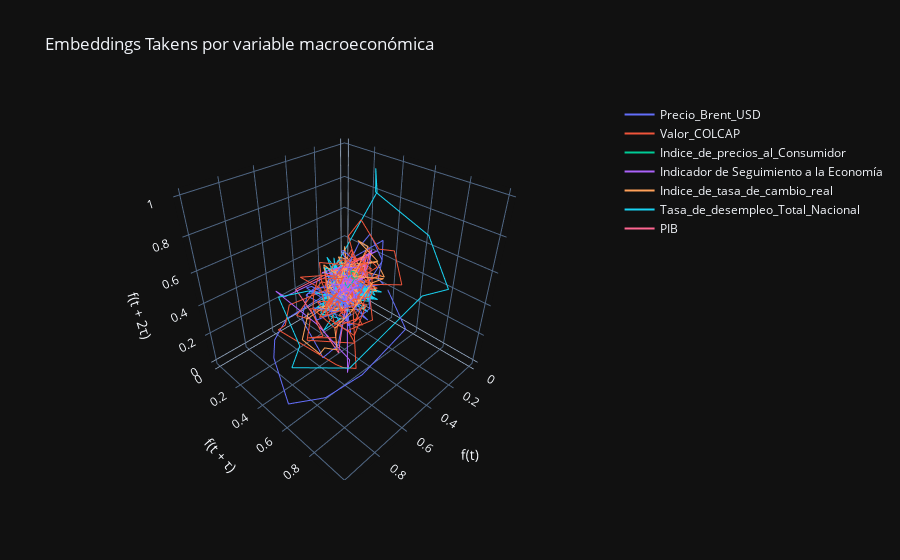

Notebook code cell kept with this figure:
### Code cell
# Código generado por IA, pendiente de Revisar
import plotly.graph_objects as go

fig = go.Figure()

for i, col in enumerate(data_norm.columns):
    emb = X_emb[i]
    fig.add_trace(go.Scatter3d(
        x=emb[:, 0],
        y=emb[:, 1],
        z=emb[:, 2],
        mode='lines',
        name=col
    ))

fig.update_layout(
    title='Embeddings Takens por variable macroeconómica',
    scene=dict(
        xaxis_title='f(t)',
        yaxis_title='f(t + τ)',
        zaxis_title='f(t + 2τ)'
    ),
    template='plotly_dark'
)
fig.show()

### Figure 1 — Plotly figure (JSON) as saved in the notebook; plotly's stock layout.template omitted (floating-point values rounded to 4 significant figures; data arrays with more than 128 entries replaced by an {"elided": "..."} marker saying what was removed)
{"data": [{"mode": "lines", "name": "Precio_Brent_USD", "type": "scatter3d", "x": {"elided": "198 float values"}, "y": {"elided": "198 float values"}, "z": {"elided": "198 float values"}}, {"mode": "lines", "name": "Valor_COLCAP", "type": "scatter3d", "x": {"elided": "198 float values"}, "y": {"elided": "198 float values"}, "z": {"elided": "198 float values"}}, {"mode": "lines", "name": "Indice_de_precios_al_Consumidor", "type": "scatter3d", "x": {"elided": "198 float values"}, "y": {"elided": "198 float values"}, "z": {"elided": "198 float values"}}, {"mode": "lines", "name": "Indicador de Seguimiento a la Economía", "type": "scatter3d", "x": {"elided": "198 float values"}, "y": {"elided": "198 float values"}, "z": {"elided": "198 float values"}}, {"mode": "lines", "name": "Indice_de_tasa_de_cambio_real", "type": "scatter3d", "x": {"elided": "198 float values"}, "y": {"elided": "198 float values"}, "z": {"elided": "198 float values"}}, {"mode": "lines", "name": "Tasa_de_desempleo_Total_Nacional", "type": "scatter3d", "x": {"elided": "198 float values"}, "y": {"elided": "198 float values"}, "z": {"elided": "198 float values"}}, {"mode": "lines", "name": "PIB", "type": "scatter3d", "x": {"elided": "198 float values"}, "y": {"elided": "198 float values"}, "z": {"elided": "198 float values"}}], "layout": {"scene": {"xaxis": {"title": {"text": "f(t)"}}, "yaxis": {"title": {"text": "f(t + τ)"}}, "zaxis": {"title": {"text": "f(t + 2τ)"}}}, "title": {"text": "Embeddings Takens por variable macroeconómica"}}}
